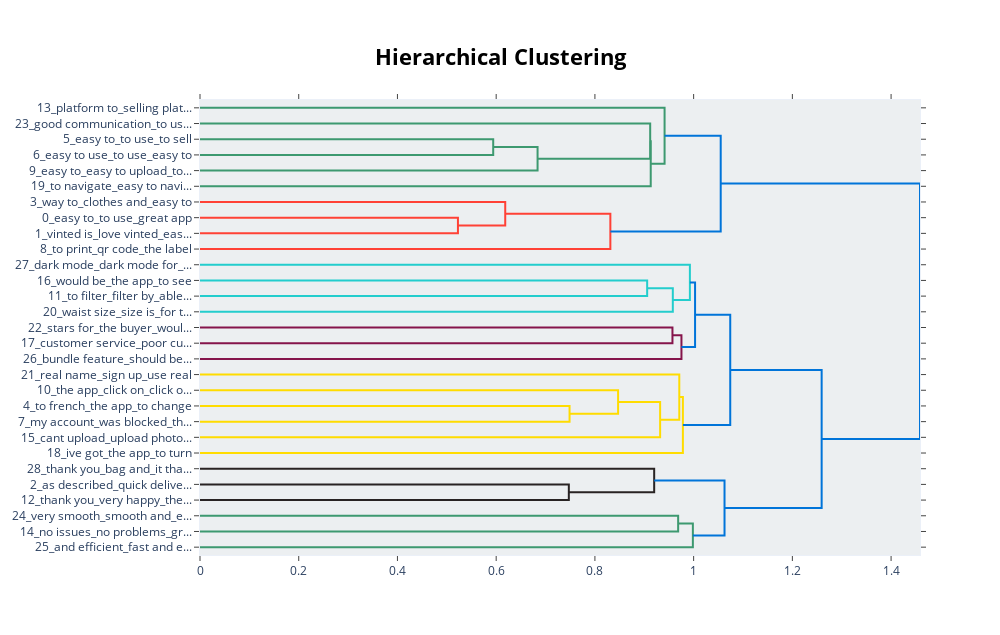

The cell this chart's notebook holds for it:
### Code cell
topic_model.visualize_hierarchy(top_n_topics=30)

### Figure 1 — Plotly figure (JSON) as saved in the notebook; plotly's stock layout.template omitted (floating-point values rounded to 4 significant figures)
{"data": [{"hoverinfo": "text", "marker": {"color": "rgb(61,153,112)"}, "mode": "lines", "type": "scatter", "x": [0, 0.594, 0.594, 0], "xaxis": "x", "y": [-25, -25, -35, -35], "yaxis": "y"}, {"hoverinfo": "text", "marker": {"color": "rgb(61,153,112)"}, "mode": "lines", "type": "scatter", "x": [0.594, 0.6838, 0.6838, 0], "xaxis": "x", "y": [-30, -30, -45, -45], "yaxis": "y"}, {"hoverinfo": "text", "marker": {"color": "rgb(61,153,112)"}, "mode": "lines", "type": "scatter", "x": [0, 0.912, 0.912, 0.6838], "xaxis": "x", "y": [-15, -15, -37.5, -37.5], "yaxis": "y"}, {"hoverinfo": "text", "marker": {"color": "rgb(61,153,112)"}, "mode": "lines", "type": "scatter", "x": [0.912, 0.9131, 0.9131, 0], "xaxis": "x", "y": [-26.25, -26.25, -55, -55], "yaxis": "y"}, {"hoverinfo": "text", "marker": {"color": "rgb(61,153,112)"}, "mode": "lines", "type": "scatter", "x": [0, 0.9411, 0.9411, 0.9131], "xaxis": "x", "y": [-5, -5, -40.62, -40.62], "yaxis": "y"}, {"hoverinfo": "text", "marker": {"color": "rgb(255,65,54)"}, "mode": "lines", "type": "scatter", "x": [0, 0.5225, 0.5225, 0], "xaxis": "x", "y": [-75, -75, -85, -85], "yaxis": "y"}, {"hoverinfo": "text", "marker": {"color": "rgb(255,65,54)"}, "mode": "lines", "type": "scatter", "x": [0, 0.6183, 0.6183, 0.5225], "xaxis": "x", "y": [-65, -65, -80, -80], "yaxis": "y"}, {"hoverinfo": "text", "marker": {"color": "rgb(255,65,54)"}, "mode": "lines", "type": "scatter", "x": [0.6183, 0.8313, 0.8313, 0], "xaxis": "x", "y": [-72.5, -72.5, -95, -95], "yaxis": "y"}, {"hoverinfo": "text", "marker": {"color": "rgb(0,116,217)"}, "mode": "lines", "type": "scatter", "x": [0.9411, 1.055, 1.055, 0.8313], "xaxis": "x", "y": [-22.81, -22.81, -83.75, -83.75], "yaxis": "y"}, {"hoverinfo": "text", "marker": {"color": "rgb(35,205,205)"}, "mode": "lines", "type": "scatter", "x": [0, 0.9058, 0.9058, 0], "xaxis": "x", "y": [-115, -115, -125, -125], "yaxis": "y"}, {"hoverinfo": "text", "marker": {"color": "rgb(35,205,205)"}, "mode": "lines", "type": "scatter", "x": [0.9058, 0.9578, 0.9578, 0], "xaxis": "x", "y": [-120, -120, -135, -135], "yaxis": "y"}, {"hoverinfo": "text", "marker": {"color": "rgb(35,205,205)"}, "mode": "lines", "type": "scatter", "x": [0, 0.9924, 0.9924, 0.9578], "xaxis": "x", "y": [-105, -105, -127.5, -127.5], "yaxis": "y"}, {"hoverinfo": "text", "marker": {"color": "rgb(133,20,75)"}, "mode": "lines", "type": "scatter", "x": [0, 0.9571, 0.9571, 0], "xaxis": "x", "y": [-145, -145, -155, -155], "yaxis": "y"}, {"hoverinfo": "text", "marker": {"color": "rgb(133,20,75)"}, "mode": "lines", "type": "scatter", "x": [0.9571, 0.9753, 0.9753, 0], "xaxis": "x", "y": [-150, -150, -165, -165], "yaxis": "y"}, {"hoverinfo": "text", "marker": {"color": "rgb(0,116,217)"}, "mode": "lines", "type": "scatter", "x": [0.9924, 1.003, 1.003, 0.9753], "xaxis": "x", "y": [-116.2, -116.2, -157.5, -157.5], "yaxis": "y"}, {"hoverinfo": "text", "marker": {"color": "rgb(255,220,0)"}, "mode": "lines", "type": "scatter", "x": [0, 0.7486, 0.7486, 0], "xaxis": "x", "y": [-195, -195, -205, -205], "yaxis": "y"}, {"hoverinfo": "text", "marker": {"color": "rgb(255,220,0)"}, "mode": "lines", "type": "scatter", "x": [0, 0.847, 0.847, 0.7486], "xaxis": "x", "y": [-185, -185, -200, -200], "yaxis": "y"}, {"hoverinfo": "text", "marker": {"color": "rgb(255,220,0)"}, "mode": "lines", "type": "scatter", "x": [0.847, 0.9321, 0.9321, 0], "xaxis": "x", "y": [-192.5, -192.5, -215, -215], "yaxis": "y"}, {"hoverinfo": "text", "marker": {"color": "rgb(255,220,0)"}, "mode": "lines", "type": "scatter", "x": [0, 0.9709, 0.9709, 0.9321], "xaxis": "x", "y": [-175, -175, -203.8, -203.8], "yaxis": "y"}, {"hoverinfo": "text", "marker": {"color": "rgb(255,220,0)"}, "mode": "lines", "type": "scatter", "x": [0.9709, 0.9782, 0.9782, 0], "xaxis": "x", "y": [-189.4, -189.4, -225, -225], "yaxis": "y"}, {"hoverinfo": "text", "marker": {"color": "rgb(0,116,217)"}, "mode": "lines", "type": "scatter", "x": [1.003, 1.074, 1.074, 0.9782], "xaxis": "x", "y": [-136.9, -136.9, -207.2, -207.2], "yaxis": "y"}, {"hoverinfo": "text", "marker": {"color": "rgb(40,35,35)"}, "mode": "lines", "type": "scatter", "x": [0, 0.7472, 0.7472, 0], "xaxis": "x", "y": [-245, -245, -255, -255], "yaxis": "y"}, {"hoverinfo": "text", "marker": {"color": "rgb(40,35,35)"}, "mode": "lines", "type": "scatter", "x": [0, 0.9201, 0.9201, 0.7472], "xaxis": "x", "y": [-235, -235, -250, -250], "yaxis": "y"}, {"hoverinfo": "text", "marker": {"color": "rgb(61,153,112)"}, "mode": "lines", "type": "scatter", "x": [0, 0.9686, 0.9686, 0], "xaxis": "x", "y": [-265, -265, -275, -275], "yaxis": "y"}, {"hoverinfo": "text", "marker": {"color": "rgb(61,153,112)"}, "mode": "lines", "type": "scatter", "x": [0.9686, 0.9984, 0.9984, 0], "xaxis": "x", "y": [-270, -270, -285, -285], "yaxis": "y"}, {"hoverinfo": "text", "marker": {"color": "rgb(0,116,217)"}, "mode": "lines", "type": "scatter", "x": [0.9201, 1.063, 1.063, 0.9984], "xaxis": "x", "y": [-242.5, -242.5, -277.5, -277.5], "yaxis": "y"}, {"hoverinfo": "text", "marker": {"color": "rgb(0,116,217)"}, "mode": "lines", "type": "scatter", "x": [1.074, 1.259, 1.259, 1.063], "xaxis": "x", "y": [-172.0, -172.0, -260, -260], "yaxis": "y"}, {"hoverinfo": "text", "marker": {"color": "rgb(0,116,217)"}, "mode": "lines", "type": "scatter", "x": [1.055, 1.459, 1.459, 1.259], "xaxis": "x", "y": [-53.28, -53.28, -216.0, -216.0], "yaxis": "y"}], "layout": {"autosize": false, "height": 635, "hoverlabel": {"bgcolor": "white", "font": {"family": "Rockwell", "size": 16}}, "hovermode": "closest", "plot_bgcolor": "#ECEFF1", "showlegend": false, "title": {"font": {"color": "Black", "size": 22}, "text": "<b>Hierarchical Clustering</b>", "x": 0.5, "xanchor": "center", "yanchor": "top"}, "width": 1000, "xaxis": {"autorange": true, "mirror": "allticks", "range": [0, 1.459], "rangemode": "tozero", "showgrid": false, "showline": true, "showticklabels": true, "ticks": "outside", "type": "linear", "zeroline": false}, "yaxis": {"mirror": "allticks", "range": [-290, 0], "rangemode": "tozero", "showgrid": false, "showline": true, "showticklabels": true, "tickmode": "array", "ticks": "outside", "ticktext": ["13_platform to_selling plat...", "23_good communication_to us...", "5_easy to_to use_to sell", "6_easy to use_to use_easy to", "9_easy to_easy to upload_to...", "19_to navigate_easy to navi...", "3_way to_clothes and_easy to", "0_easy to_to use_great app", "1_vinted is_love vinted_eas...", "8_to print_qr code_the label", "27_dark mode_dark mode for_...", "16_would be_the app_to see", "11_to filter_filter by_able...", "20_waist size_size is_for t...", "22_stars for_the buyer_woul...", "17_customer service_poor cu...", "26_bundle feature_should be...", "21_real name_sign up_use real", "10_the app_click on_click o...", "4_to french_the app_to change", "7_my account_was blocked_th...", "15_cant upload_upload photo...", "18_ive got_the app_to turn", "28_thank you_bag and_it tha...", "2_as described_quick delive...", "12_thank you_very happy_the...", "24_very smooth_smooth and_e...", "14_no issues_no problems_gr...", "25_and efficient_fast and e..."], "tickvals": [-5, -15, -25, -35, -45, -55, -65, -75, -85, -95, -105, -115, -125, -135, -145, -155, -165, -175, -185, -195, -205, -215, -225, -235, -245, -255, -265, -275, -285], "type": "linear", "zeroline": false}}}
